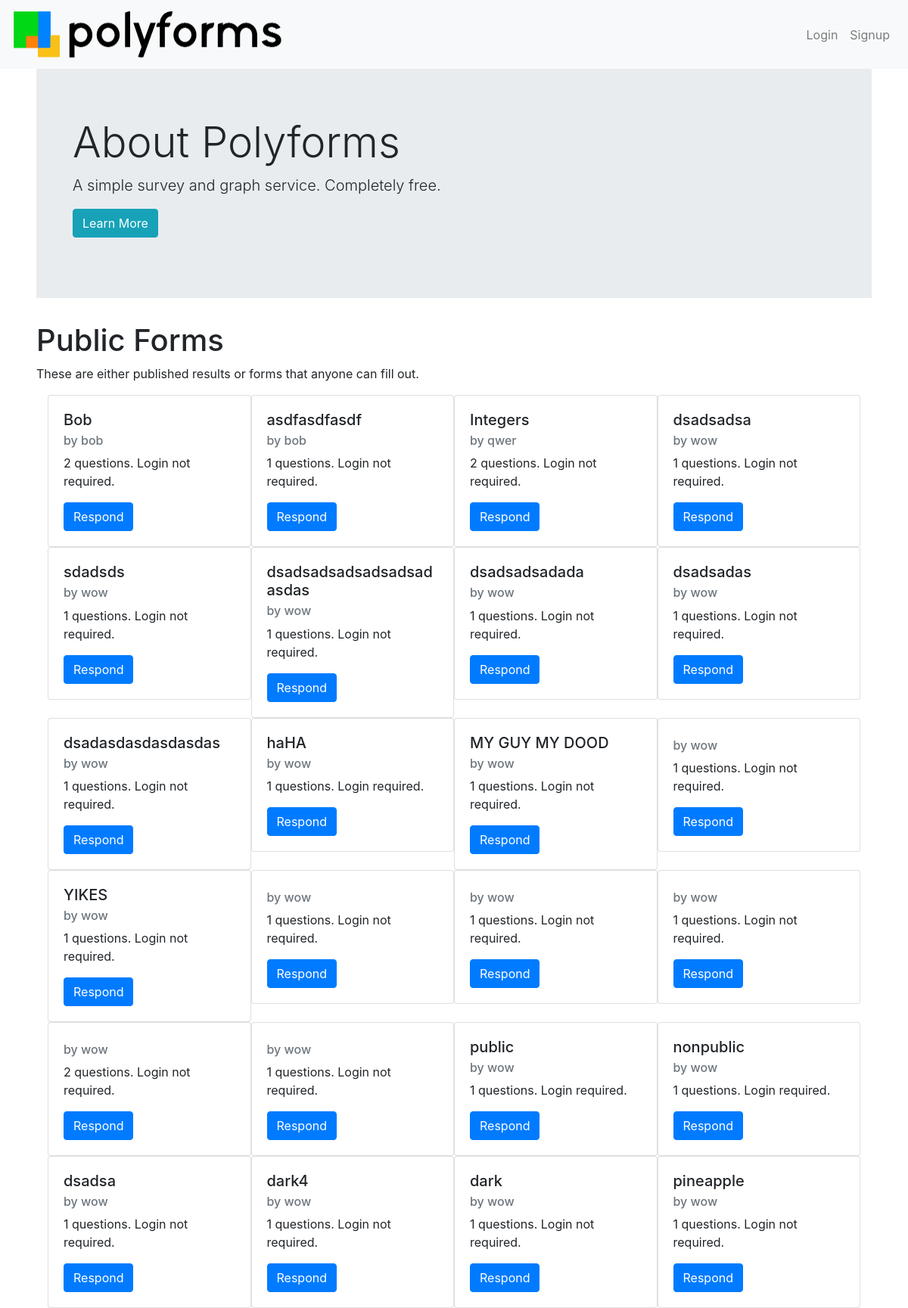
The page / on the database its author committed.
### tables this page shows
CREATE TABLE forms(form_id INTEGER PRIMARY KEY, title TEXT, owner_id INTEGER, login_required INTEGER, public_results INTEGER, theme TEXT, created TEXT, open, message TEXT);

CREATE TABLE accounts(user_id INTEGER PRIMARY KEY, username TEXT, password TEXT, security_question TEXT, security_question_answer TEXT);

### __init__.py (the view)
@app.route('/')
def home_page():
    return render_template("index.html", username=session.get("user", ""), forms=test.get_recent_forms(24))

### utils/test.py (called while the page is built)
def open_db():
    db = sqlite3.connect(main.path_to_db) # open if f exists, otherwise create
    c = db.cursor()                       # facilitate db ops
    return db, c

def tuple_to_dictionary(tuuple, list_of_keys):
    d = {} #the dictionary
    index = 0 #the column index
    while index < len(tuuple):
        d[ list_of_keys[index] ] = tuuple[index]
        index += 1
    return d

def get_recent_forms(amount):
    db, c = open_db()
    c.execute("SELECT form_id FROM forms WHERE open = 1 ORDER BY created DESC LIMIT %s;" % str(amount))
    list_of_ids = c.fetchall()
    close_db(db)
    return [get_form(x[0]) for x in list_of_ids]

### templates/index.html (shortened to what this page needs)
{% extends "base.html" %}
{% block body %}
<div class="jumbotron jumbotron-fluid px-5">
    <h1 class="display-4">About Polyforms</h1>
    <p class="lead">A simple survey and graph service. Completely free.</p>
    <p class="lead"><a href="/about" class="btn btn-info">Learn More</a></p>
</div>
<h1>Public Forms</h1>
<p>These are either published results or forms that anyone can fill out.</p>
<div class="container">
    <div class="row no-gutters">
        {% for form in forms %}
        <div class="col-xs-12 col-sm-6 col-md-4 col-lg-3">
            <div class="card">
                <div class="card-body">
                    <h5 class="card-title">{{ form.title }}</h5>
                    <h6 class="card-subtitle mb-2 text-muted">by {{ form.owner }}</h6>
                    <p class="card-text">
                        {{ form.questions|length }} questions.
                        Login {{ "" if form.login_required else "not" }} required.
                    </p>
                    <a class="btn btn-primary" href="/form/respond?id={{form.id}}">Respond</a>
                </div>
            </div>
        </div>
        {% endfor %}
    </div>
</div>
{% endblock %}

### templates/base.html (shortened to what this page needs)
<!DOCTYPE html>
<html>
  <head>
    <link rel="stylesheet" href="https://stackpath.bootstrapcdn.com/bootstrap/4.1.1/css/bootstrap.min.css">
    <link rel="stylesheet" href="/static/css/base.css">
    <link href="/static/css/c3.min.css" rel="stylesheet">
  </head>
  <body>
    <div id="navbar" role="navigation" class="navbar navbar-expand-md navbar-light bg-light justify-content-between">
      <a class="navbar-brand" href="/">
        <img src="/static/img/logo_full.png" alt="Logo" width="375" height="65">
      </a>
      <div class="collapse navbar-collapse" id="collapseableNavbar">
      {% if username|length == 0 %}
        <ul class="navbar-nav ml-auto">
          <li class="nav-item">
            <a href="/login" class="nav-link">Login</a>
          </li>
          <li class="nav-item">
            <a href="/join" class="nav-link">Signup</a>
          </li>
        </ul>
      {% endif %}
      </div>
    </div>
    <div id="body-block" class="px-sm-3 px-lg-5">
      {% block body %}
      {% endblock %}
    </div>
  </body>
</html>

### rows shown on the page
forms: title "Bob"
accounts: owner "bob" "bob"
forms: title "asdfasdfasdf"
forms: title "Integers"
accounts: owner "qwer"
forms: title "dsadsadsa"
accounts: owner "wow" "wow" "wow" "wow" "wow" "wow" "wow" "wow" "wow" "wow" "wow" "wow" "wow" "wow" "wow" "wow" "wow" "wow" "wow" "wow" "wow"
forms: title "sdadsds"
forms: title "dsadsadsadsadsadsadasdas"
forms: title "dsadsadsadada"
forms: title "dsadsadas"
forms: title "dsadasdasdasdasdas"
forms: title "haHA"
forms: title "MY GUY MY DOOD"
forms: title "YIKES"
forms: title "public"
forms: title "nonpublic"
forms: title "dsadsa"
forms: title "dark4"
forms: title "dark"
forms: title "pineapple"

### other values the page prints
{{ "" if form.login_required else "not" }} "not" "not" "not" "not" "not" "not" "not" "not" "not" "not" "not" "not" "not" "not" "not" "not" "not" "not" "not" "not" "not"
